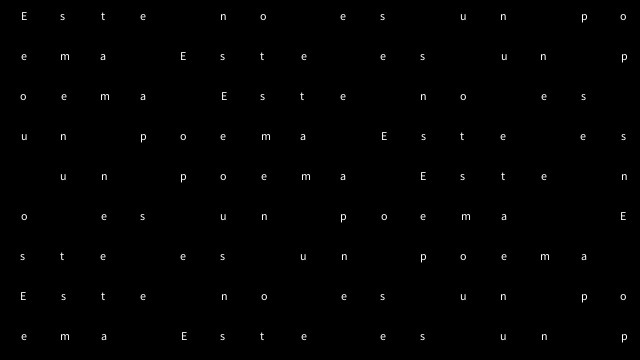
Frame 1 (no input)
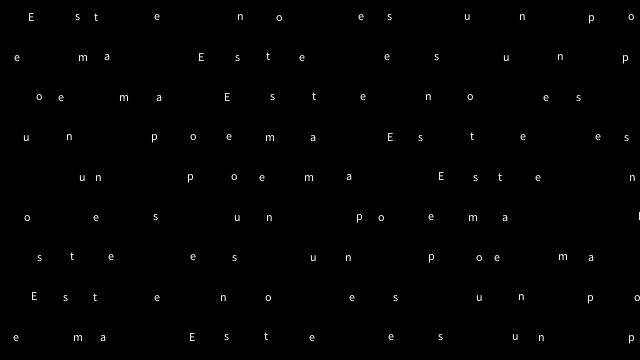
Frame 60 (the mouse pressed at the canvas centre just before this capture)
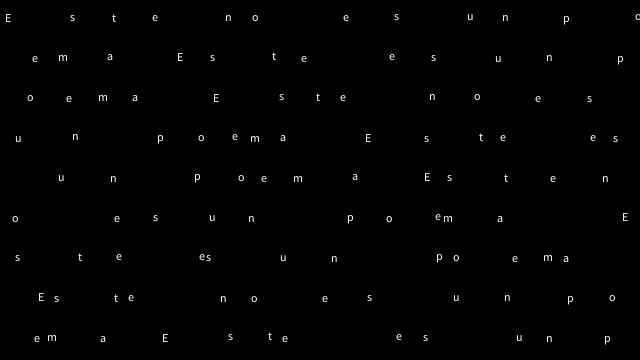
Frame 120 (the mouse held since frame 60 and released just before this capture)

The Processing sketch that drew these frames (run headless with seeded random() and noise(); from frame 60 on, the mouse is pressed at the canvas centre):

// Processing sketch: ejercicio15
// ── ejercicio15.pde
int unit = 40;
int count;
Module[] mods;
String a1 = " Este no es un poema Este es un poema Este no es un poema Este es un poema Este no es un poema  Este es un poema Este no es un poema Este es un poema";
void setup() {
  size(640, 360);
  noStroke();
  int wideCount = width / unit;
  int highCount = height / unit;
  count = wideCount * highCount;
  mods = new Module[count];
  int index = 0;
  for (int y = 0; y < highCount; y++) {
    for (int x = 0; x < wideCount; x++) {
      mods[index++] = new Module(a1.charAt(index)+"", x*unit, y*unit, unit/2, unit/2, random(0.05, 0.8), unit);
    }
  }
}
void draw() {
  background(0);
  for (int i = 0; i < count; i++) {
    mods[i].update();
    mods[i].draw();
  }
}
class Module {
  int xOffset;
  int yOffset;
  float x, y;
  int unit;
  int xDirection = 1;
  int yDirection = 1;
  float speed;
  String letter="";
  // Contructor
  Module(String letterTemp, int xOffsetTemp, int yOffsetTemp, int xTemp, int yTemp, float speedTemp, int tempUnit) {
    xOffset = xOffsetTemp;
    yOffset = yOffsetTemp;
    x = xTemp;
    y = yTemp;
    speed = speedTemp;
    unit = tempUnit;
    letter=letterTemp;
  }
  // Custom method for updating the variables
  void update() {
    x = x + (speed * xDirection);
    if (x >= unit || x <= 0) {
      xDirection *= -1;
      x = x + (1 * xDirection);
      y = y + (1 * yDirection);
    }
    if (y >= unit || y <= 0) {
      yDirection *= -1;
      y = y + (1 * yDirection);
    }
  }
  // Custom method for drawing the object
  void draw() {
    fill(255);
    //ellipse(xOffset + x, yOffset + y, 6, 6);
    text(letter, xOffset + x, yOffset + y);
  }
}
